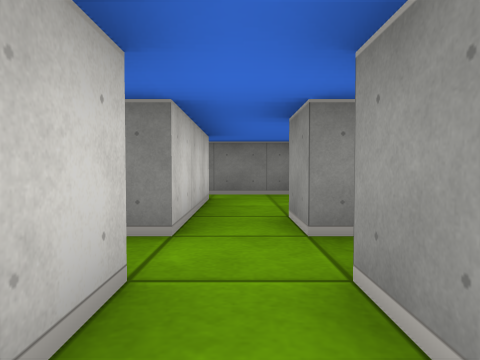
view 1 (above)

22 first-person views from a walk through a cub3D ray-caster map. The camera is about half as high as the walls, tilts 2° down and sees 70° across. The floor is counted in squares. Each view is taken from the middle of a square. On the plan, view 1 faces up. The plan holds only what a view shows up to about 9 squares ahead; the rest is blank.

view 2
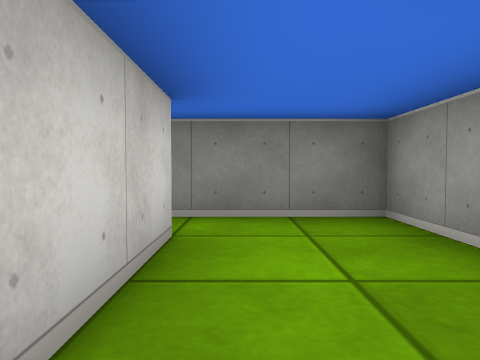

view 3
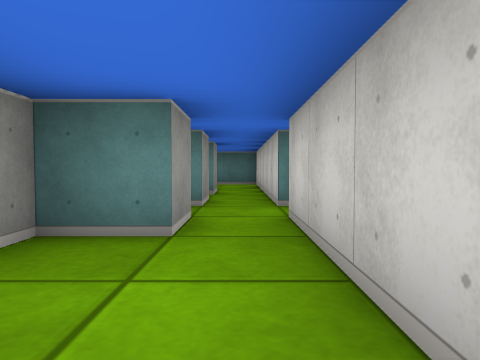

view 4
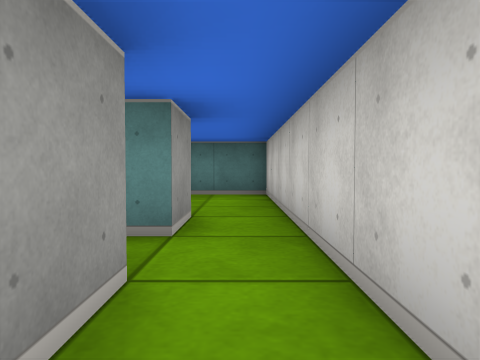

view 5
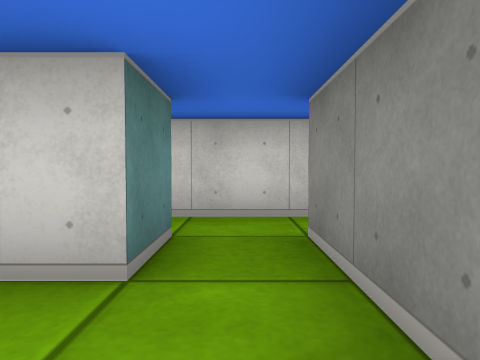

view 6
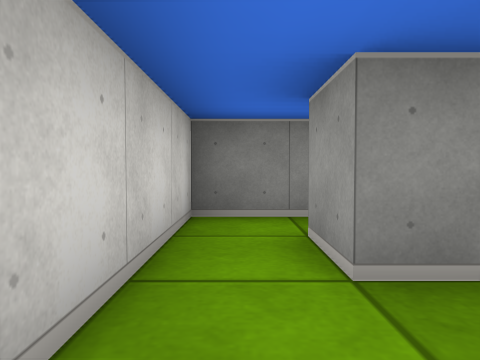

view 7
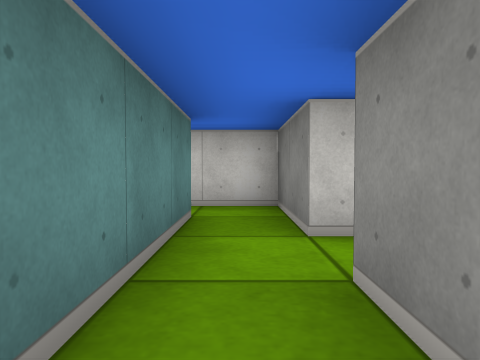

view 8
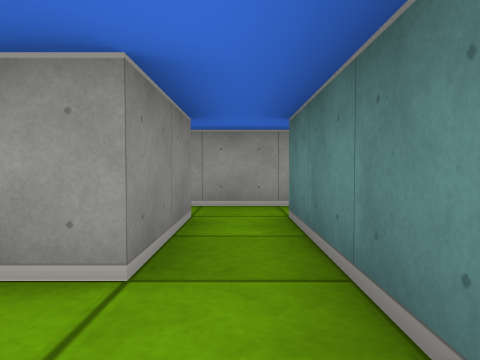

view 9
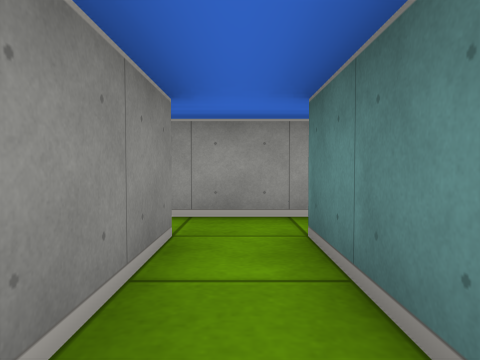

view 10
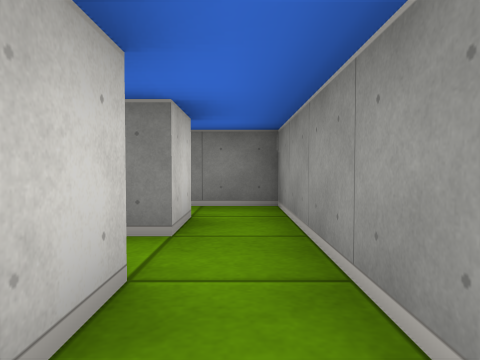

view 11
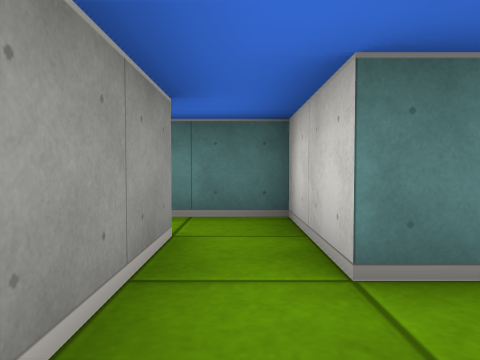

view 12
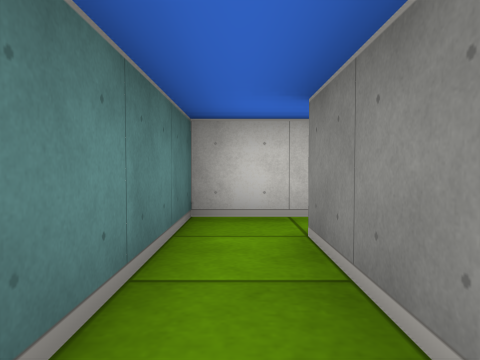

view 13
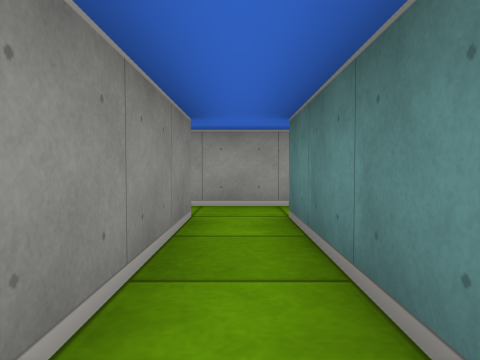

view 14
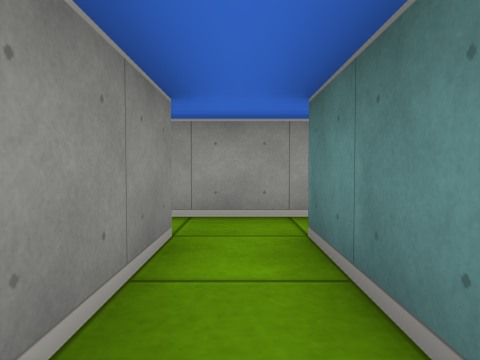

view 15
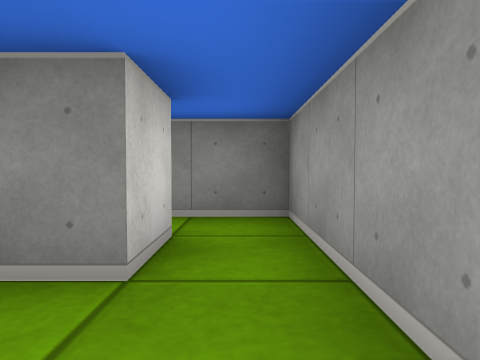

view 16
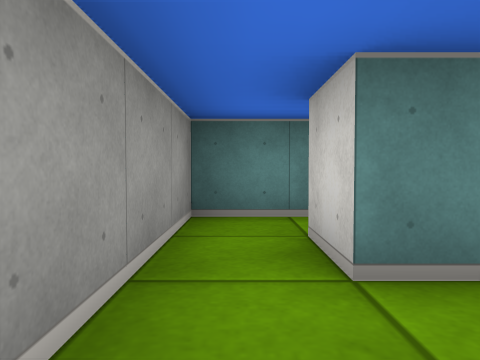

view 17
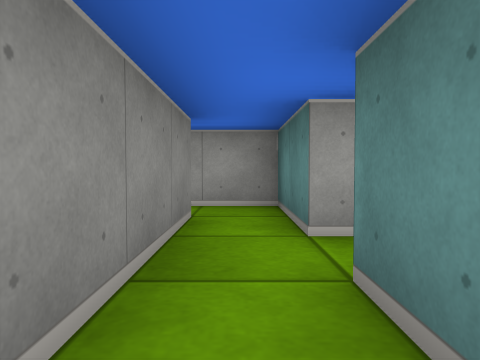

view 18
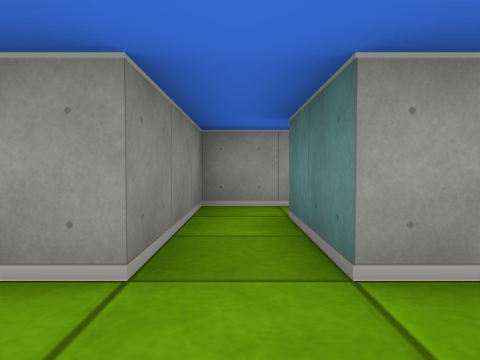

view 19
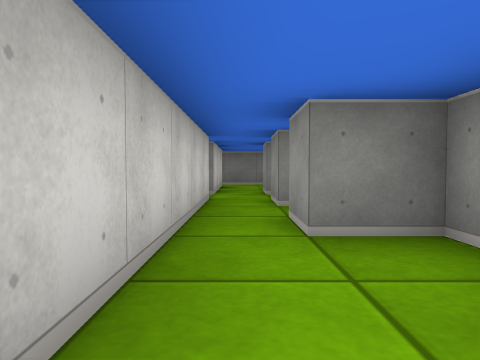

view 20
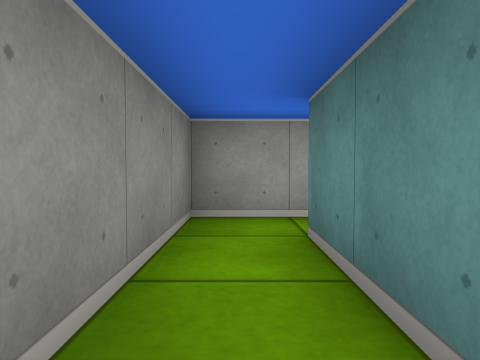

view 21
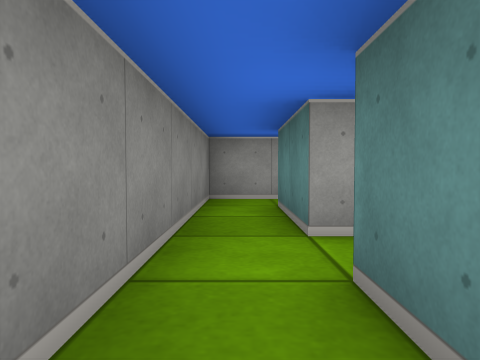

view 22
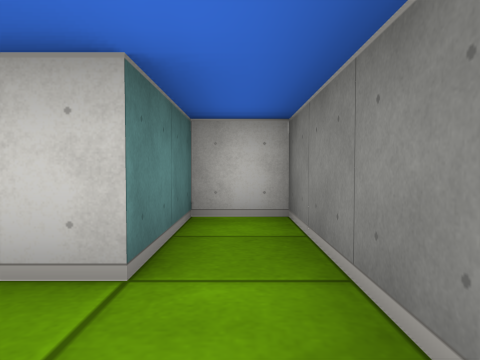

### Floor plan
Ten units are one square. View 1 is at (0, 0); x grows to the right and y downward. Boxes are objects, and circles mark ways between rooms. Rooms are numbered by the first view taken in them; rooms with no view inside come last. Other rooms are left out.
<svg viewBox="-30 -110 110 160">
<path fill="none" stroke="#000" d="M16 15 5 15 5 5M-5 -5 -5 45 10 45M5 -25 5 -35 15 -35 15 -65 -15 -65M-15 -55 -5 -55 -5 -25 -9 -25M-5 -15 -5 -5M5 -5 5 -15M-25 -66 -25 -52M25 -85 5 -85M5 -75 25 -75M35 -75 35 -85M-15 -75 5 -75M-5 -85 -15 -85M65 -65 35 -65 35 -75M25 -75 25 -55 65 -55 65 -45M75 -45 75 -65M5 -95 25 -95 25 -85M35 -85 35 -105 5 -105M65 -75 65 -65M75 -65 75 -85 62 -85M36 -35 45 -35M55 -45 36 -45M5 -105 -25 -105 -25 -95 -5 -95 -5 -85M5 -85 5 -95M5 -15 25 -15M35 -12 35 -25 5 -25M55 -35 75 -35 75 -45M65 -45 55 -45M-15 -85 -25 -85 -25 -66M-15 -65 -15 -75"/>
<circle cx="0" cy="-10" r="3" fill="#2a7"/>
<circle cx="-10" cy="-60" r="3" fill="#2a7"/>
<circle cx="15" cy="-20" r="3" fill="#2a7"/>
<circle cx="-20" cy="-70" r="3" fill="#2a7"/>
<circle cx="15" cy="-80" r="3" fill="#2a7"/>
<circle cx="30" cy="-70" r="3" fill="#2a7"/>
<circle cx="30" cy="-90" r="3" fill="#2a7"/>
<circle cx="0" cy="-90" r="3" fill="#2a7"/>
<circle cx="-10" cy="-80" r="3" fill="#2a7"/>
<circle cx="70" cy="-70" r="3" fill="#2a7"/>
<circle cx="70" cy="-50" r="3" fill="#2a7"/>
<circle cx="15" cy="-100" r="3" fill="#2a7"/>
<circle cx="60" cy="-40" r="3" fill="#2a7"/>
<text x="0" y="20">1</text>
<text x="0" y="-40">2</text>
<text x="-20" y="-50">3</text>
<text x="20" y="-80">4</text>
<text x="-10" y="-80">5</text>
<text x="50" y="-60">6</text>
<text x="20" y="-100">7</text>
<text x="70" y="-80">8</text>
<text x="40" y="-40">9</text>
<text x="-10" y="-100">10</text>
<text x="20" y="-20">11</text>
<text x="60" y="-40">12</text>
<text x="-20" y="-80">13</text>
</svg>
Room 1 opens to room 2. Room 2 opens to room 3. Room 2 opens to room 11. Room 3 opens to room 13. Room 4 opens to room 5. Room 4 opens to room 6. Room 4 opens to room 7. Room 5 opens to room 10. Room 5 opens to room 13. Room 6 opens to room 8. Room 6 opens to room 12. Room 7 opens to room 10. Room 9 opens to room 12.

Where each view was taken, in squares from view 1:
view 1: 0 up, 0 right, facing up
view 2: 3 up, 0 right, facing up
view 3: 6 up, 0 right, facing down
view 4: 2 up, 0 right, facing down
view 5: 6 up, 1 right, facing left
view 6: 5 up, 2 left, facing up
view 7: 8 up, 2 right, facing left
view 8: 8 up, 1 left, facing right
view 9: 8 up, 0 right, facing right
view 10: 6 up, 3 right, facing up
view 11: 9 up, 3 right, facing down
view 12: 6 up, 6 right, facing left
view 13: 6 up, 3 right, facing right
view 14: 6 up, 4 right, facing right
view 15: 5 up, 7 right, facing up
view 16: 7 up, 7 right, facing down
view 17: 4 up, 3 right, facing right
view 18: 2 up, 1 left, facing right
view 19: 4 down, 0 right, facing up
view 20: 10 up, 0 right, facing right
view 21: 10 up, 2 left, facing right
view 22: 10 up, 1 right, facing left
